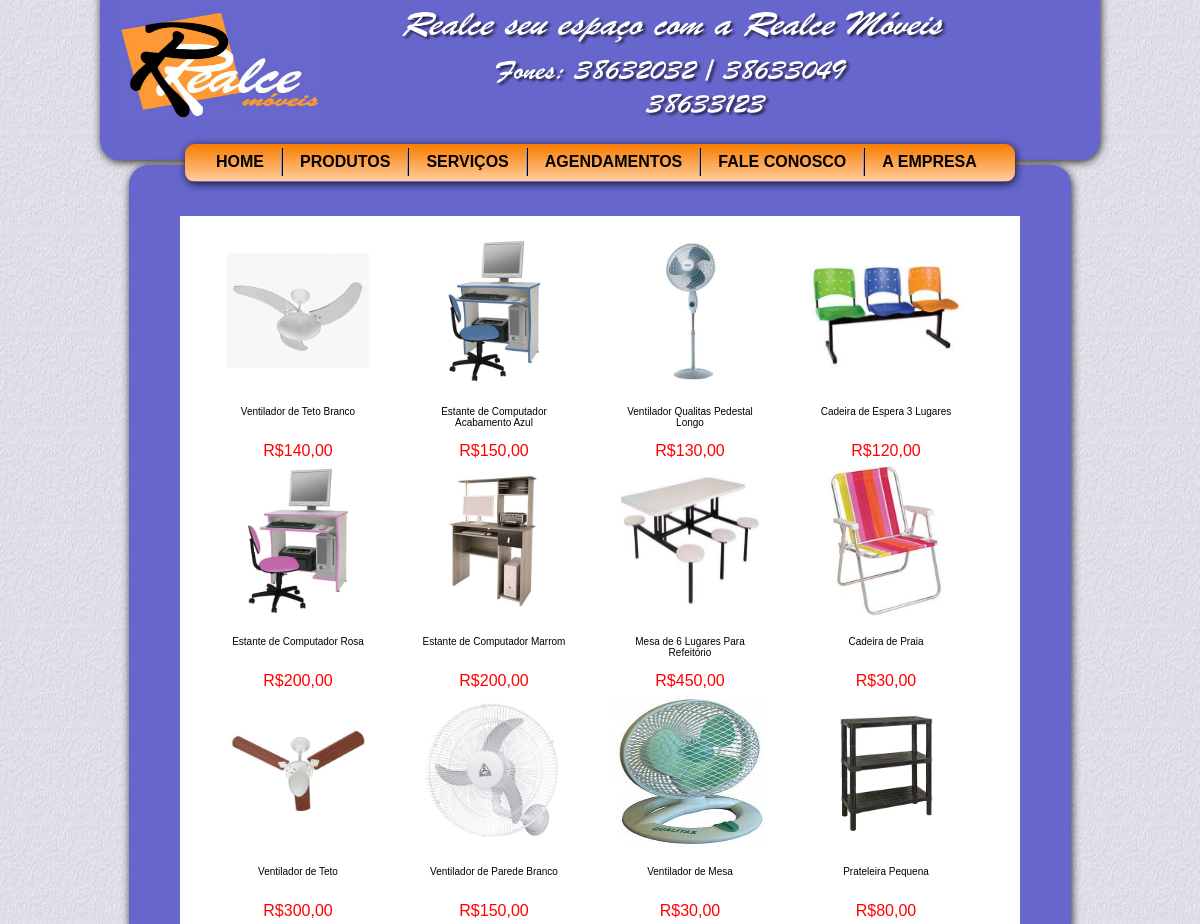
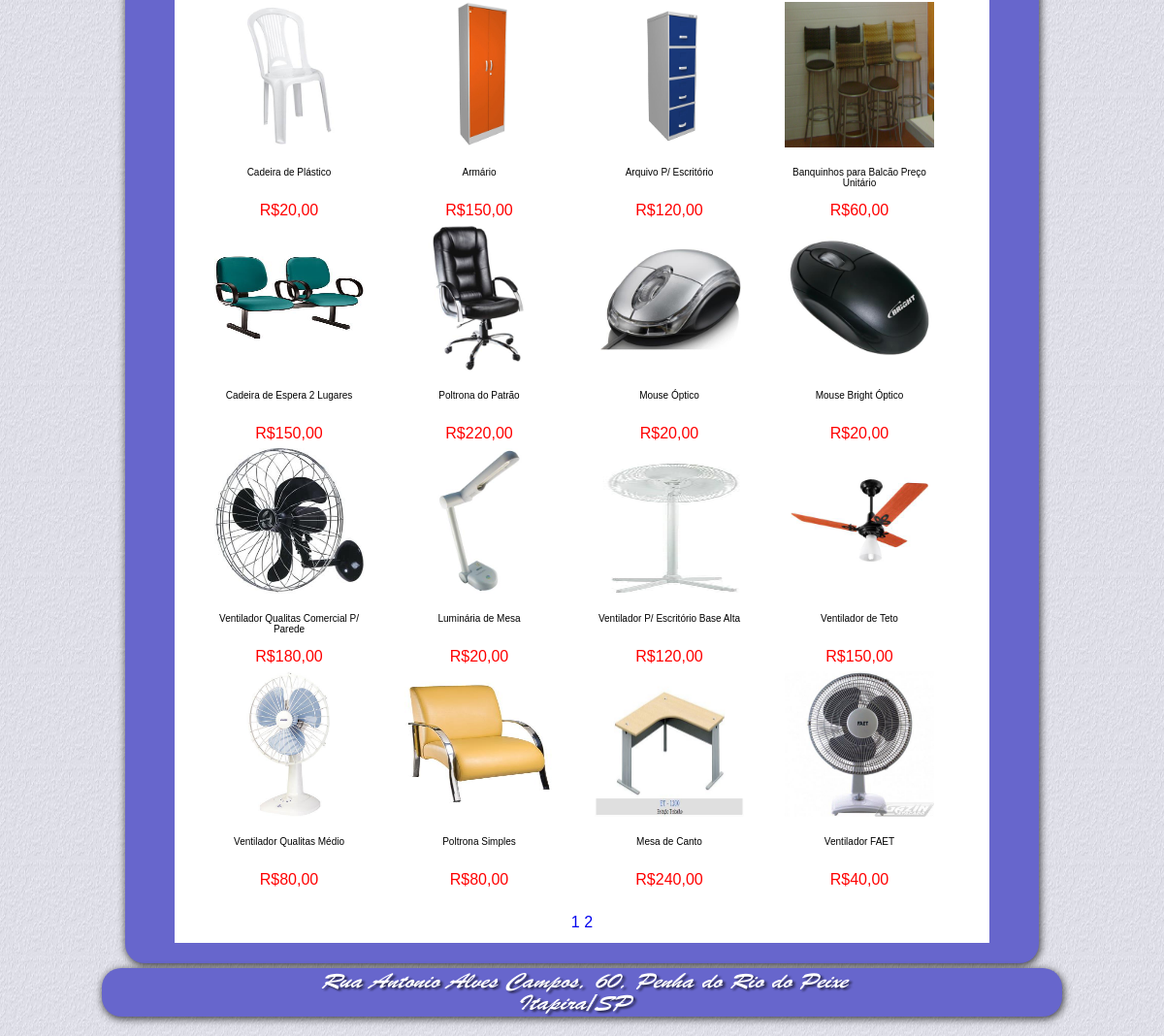
The page /index.php?p=produtos on the database its author committed (2 pictures, top to bottom).
### tables this page shows
CREATE TABLE IF NOT EXISTS `produtos` (
  `id` int(11) NOT NULL AUTO_INCREMENT,
  `comentario` text NOT NULL,
  `valor` varchar(150) NOT NULL,
  PRIMARY KEY (`id`)
);

### paginação.php (called while the page is built, shortened)
<?php
    if(isset($_GET['inicio'])){
        $inicio = $_GET['inicio'];
        }
    else{
            $inicio = 1;
        }
    $limit_inicio = ($inicio-1) * $lmt;
?>

### fotos_listar.php (the view, shortened to what this page needs)
<?php
	$conn 	= new Conexao();
	if($_GET ['p'] == "produtos"){
	$consulta = $conn->prepare("select * from produtos");
	}
	else{
	$consulta = $conn->prepare("select * from servicos");
	}
	$consulta->execute();
    $lmt = 28;
	include 'paginação.php';
	if($_GET ['p'] == "produtos"){
		$sql = "select * from produtos";
		$consulta = $conn->query($sql);
		$quantidade = $consulta->rowCount($sql);
		$sql = "select * from produtos order by id desc limit $limit_inicio, $lmt";
		$consulta = $conn->query($sql);
	}
	else{
		$sql = "select * from servicos";
		$consulta = $conn->query($sql);
		$quantidade = $consulta->rowCount($sql);
		$sql = "select * from servicos order by id desc limit $limit_inicio, $lmt";
		$consulta = $conn->query($sql);
	}
	$pagina = ceil ($quantidade / $lmt);
?>
<ul>
	<?php
		while($item = $consulta->fetch(PDO::FETCH_OBJ)){
	?>
		<li style="display:inline-block; text-align:center; width:154px; height:210px; margin:0 21px 20px 21px; float:left;">
			<?php if($_GET ['p'] == "produtos"){?>
				<img style="display:block; width:154px; height:150px;" src="adm/imagens/uploadsprodutos/<?=$item->id?>.jpg" />
				<span style="display:block; width:150px; height:30px; font-size:10px; margin-top:20px;"><?=$item->comentario?></span>
				<span style="display:block; width:150px; height:20px; line-height:30px; color:red;">R$<?=$item->valor?></span>
			<?php
				}
			else{	?>
				<img style="display:block; width:154px; height:150px;" src="adm/imagens/uploadsservicos/<?=$item->id?>.jpg" />
				<span style="display:block; width:150px; height:30px; font-size:10px; margin-top:20px;"><?=$item->comentario?></span>
			<?php
				}
			?>
        </li>
	<?php
		}
	?>
</ul>

### index.php (shortened to what this page needs)
<!DOCTYPE html>
<html>
	<head><title> Realce Móveis </title>
		<link href="estilos/css.css" rel="stylesheet" type="text/css" />
	</head>
	<body>
		<div id="site">
			<?php include 'top.php'; ?>
			<div id="conteudo">
				<?php
					$parametro = isset($_GET['p']) ? $_GET['p'] : "home";
					include("$parametro.php");
				?>
			</div>
			<?php include 'rod.php'; ?>
		</div>
	</body>
</html>

### top.php (shortened to what this page needs)
<div id="topo">
	<div id="logo">
		<a href="index.html"><img src="imagens/logo.jpg"></a>
	</div>
	<div id="slogan">
		<img src="imagens/fones.png">
	</div>
	<div id = "barra">
		<ul class="nav">
			<li><a class="se" href="index.php?p=home"> HOME </a></li>
			<li><a href="index.php?p=produtos"> PRODUTOS </a></li>
			<li><a href="index.php?p=servicos"> SERVIÇOS </a></li>
			<li><a href="index.php?p=agendamentos"> AGENDAMENTOS </a></li>
			<li><a href="index.php?p=fale"> FALE CONOSCO </a></li>
			<li><a class="sem" href="index.php?p=sobre"> A EMPRESA </a></li>
		</ul>
	</div>
</div>

### produtos.php
<div id="agend" style="overflow-y:auto;">
	<?php include 'fotos_listar.php'; ?>
</div>
<div id="pagina" style="background-color:#fff; width: 840px; height:30px;">
		<ol style="display:block; text-align:center; clear:both;">
			<?php
			for($pag = 1; $pag <= $pagina; $pag++)
			{
			?>
				<li style="display:inline;"><a style="margin-top:40px;" href="index.php?p=produtos&inicio=<?php echo $pag; ?>"><?php echo $pag; ?></a></li>
			<?php
			}
			?>
</div>

### rod.php (shortened to what this page needs)
<div id="rodape">
	<img src="imagens/endRod.png" />
</div>

### estilos/css.css (style rules this page uses)
* { margin: 0 auto; padding: 0; text-decoration: none; list-style: none; font-family: Arial, Verdana, sans-serif; border: none; }
body { behavior:url(estilos/PIE/PIE.htc); background-image: url(../imagens/fundo.png); background-repeat: no repeat; background-size:100% 100%; }
#site { width: 1000px; height:auto; }
#logo img { margin-top: 20px; margin-left: 20px; height: 120px; width: 200px; float: left; }
#slogan img { height: 120px; width: 550px; margin: 25px auto auto 80px; }
#topo { behavior:url(estilos/PIE/PIE.htc); width: 1000px; height: 180px; margin-top: -20px; background-color: #6766CC; -moz-border-radius: 20px; -webkit-border-radius: 20px; border-radius: 20px; box-shadow: 1px 2px 6px rgba(0, 0, 0, 0.5); -moz-box-shadow: 1px 2px 6px rgba(0, 0, 0, 0.8); -webkit-box-shadow: 1px 2px 8px rgba(0, 0, 0, 0.8); }
#barra { behavior:url(estilos/PIE/PIE.htc); width: 830px; height: 38px; position: relative; margin: 15px auto; background: url(../imagens/backbarra.gif) repeat-x; -moz-border-radius: 10px; -webkit-border-radius: 10px; border-radius: 10px; box-shadow: 1px 2px 6px rgba(0, 0, 0, 0.5); -moz-box-shadow: 1px 2px 6px rgba(0, 0, 0, 0.5); -webkit-box-shadow: 1px 2px 8px rgba(0, 0, 0, 0.8); }
#barra ul.nav { margin: 14px; }
#barra ul.nav li { display:inline; }
#barra ul.nav li a { text-align: center; float: left; margin-top: 4px; border-right: 1px solid #8F8FDA; border-left: 1px solid #000; padding:5px 17px 5px 17px; color: #000; font-weight: bold; }
#barra ul.nav li a.se { border-left: none; }
#barra ul.nav li a.sem { border-right:none }
#conteudo { behavior:url(estilos/PIE/PIE.htc); width: 900px; min-height: 660px; padding:20px; border: 1px solid transparent; margin-top: 5px; background-color: #6766CC; -moz-border-radius: 20px; -webkit-border-radius: 20px; border-radius: 20px; box-shadow: 1px 2px 6px rgba(0, 0, 0, 0.5); -moz-box-shadow: 1px 2px 6px rgba(0, 0, 0, 0.5); -webkit-box-shadow: 1px 2px 8px rgba(0, 0, 0, 0.8); }
#rodape { behavior:url(estilos/PIE/PIE.htc); margin-top: 5px; margin-bottom: 5px; width: 990px; height: 50px; background-color: #6766CC; -moz-border-radius: 20px; -webkit-border-radius: 20px; border-radius: 20px; box-shadow: 1px 2px 6px rgba(0, 0, 0, 0.5); -moz-box-shadow: 1px 2px 6px rgba(0, 0, 0, 0.5); -webkit-box-shadow: 1px 2px 8px rgba(0, 0, 0, 0.8); }
#rodape img { width: 600px; height: 50px; display:block; }
#agend { width: 800px; min-height: 570px; padding: 20px; background-color: #fff; margin-top: 30px; }
a, input:hover { cursor:pointer; }

### rows shown on the page
produtos: shows a picture, comentario "Ventilador de Teto Branco", valor "140,00"
produtos: shows a picture, comentario "Estante de Computador Acabamento Azul", valor "150,00"
produtos: shows a picture, comentario "Ventilador Qualitas Pedestal Longo", valor "130,00"
produtos: shows a picture, comentario "Cadeira de Espera 3 Lugares", valor "120,00"
produtos: shows a picture, comentario "Estante de Computador Rosa", valor "200,00"
produtos: shows a picture, comentario "Estante de Computador Marrom", valor "200,00"
produtos: shows a picture, comentario "Mesa de 6 Lugares Para Refeitório", valor "450,00"
produtos: shows a picture, comentario "Cadeira de Praia", valor "30,00"
produtos: shows a picture, comentario "Ventilador de Teto", valor "300,00"
produtos: shows a picture, comentario "Ventilador de Parede Branco", valor "150,00"
produtos: shows a picture, comentario "Ventilador de Mesa", valor "30,00"
produtos: shows a picture, comentario "Prateleira Pequena", valor "80,00"
produtos: shows a picture, comentario "Cadeira de Plástico", valor "20,00"
produtos: shows a picture, comentario "Armário", valor "150,00"
produtos: shows a picture, comentario "Arquivo P/ Escritório", valor "120,00"
produtos: shows a picture, comentario "Banquinhos para Balcão Preço Unitário", valor "60,00"
produtos: shows a picture, comentario "Cadeira de Espera 2 Lugares", valor "150,00"
produtos: shows a picture, comentario "Poltrona do Patrão", valor "220,00"
produtos: shows a picture, comentario "Mouse Óptico", valor "20,00"
produtos: shows a picture, comentario "Mouse Bright Óptico", valor "20,00"
produtos: shows a picture, comentario "Ventilador Qualitas Comercial P/ Parede", valor "180,00"
produtos: shows a picture, comentario "Luminária de Mesa", valor "20,00"
produtos: shows a picture, comentario "Ventilador P/ Escritório Base Alta", valor "120,00"
produtos: shows a picture, comentario "Ventilador de Teto", valor "150,00"
produtos: shows a picture, comentario "Ventilador Qualitas Médio", valor "80,00"
produtos: shows a picture, comentario "Poltrona Simples", valor "80,00"
produtos: shows a picture, comentario "Mesa de Canto", valor "240,00"
produtos: shows a picture, comentario "Ventilador FAET", valor "40,00"
